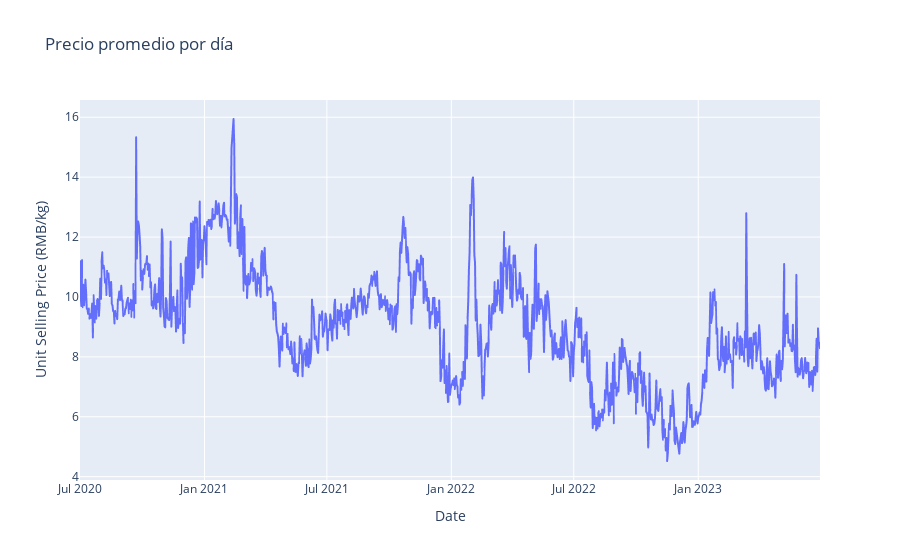

The notebook cell saved with this chart:
### Markdown cell above
### Average price per day

### Code cell
df_price = df_profitable.groupby('Date')['Unit Selling Price (RMB/kg)'].mean().reset_index()

fig = px.line(df_price, x='Date', y='Unit Selling Price (RMB/kg)', title='Precio promedio por día')
fig.show()

### Figure 1 — Plotly figure (JSON) as saved in the notebook; plotly's stock layout.template omitted (floating-point values rounded to 4 significant figures; data arrays with more than 128 entries replaced by an {"elided": "..."} marker saying what was removed)
{"data": [{"hovertemplate": "Date=%{x}<br>Unit Selling Price (RMB/kg)=%{y}<extra></extra>", "legendgroup": "", "line": {"color": "#636efa", "dash": "solid"}, "marker": {"symbol": "circle"}, "mode": "lines", "name": "", "showlegend": false, "type": "scattergl", "x": {"elided": "1085 str values"}, "xaxis": "x", "y": {"elided": "1085 float values"}, "yaxis": "y"}], "layout": {"legend": {"tracegroupgap": 0}, "title": {"text": "Precio promedio por día"}, "xaxis": {"anchor": "y", "domain": [0, 1], "title": {"text": "Date"}}, "yaxis": {"anchor": "x", "domain": [0, 1], "title": {"text": "Unit Selling Price (RMB/kg)"}}}}
